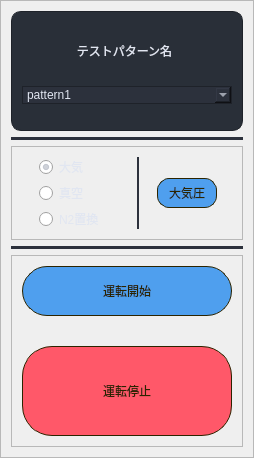
               <widget class="QWidget" name="page_AutoOperate">
                <layout class="QGridLayout" name="gridLayout_15">
                 <property name="leftMargin">
                  <number>0</number>
                 </property>
                 <property name="topMargin">
                  <number>0</number>
                 </property>
                 <property name="rightMargin">
                  <number>0</number>
                 </property>
                 <property name="bottomMargin">
                  <number>0</number>
                 </property>
                 <property name="spacing">
                  <number>0</number>
                 </property>
                 <item row="0" column="0">
                  <widget class="QFrame" name="frame_8">
                   <property name="minimumSize">
                    <size>
                     <width>0</width>
                     <height>0</height>
                    </size>
                   </property>
                   <property name="frameShape">
                    <enum>QFrame::StyledPanel</enum>
                   </property>
                   <property name="frameShadow">
                    <enum>QFrame::Raised</enum>
                   </property>
                   <layout class="QGridLayout" name="gridLayout_16">
                    <property name="leftMargin">
                     <number>10</number>
                    </property>
                    <property name="topMargin">
                     <number>10</number>
                    </property>
                    <property name="rightMargin">
                     <number>10</number>
                    </property>
                    <property name="bottomMargin">
                     <number>10</number>
                    </property>
                    <property name="spacing">
                     <number>6</number>
                    </property>
                    <item row="3" column="0">
                     <widget class="QLabel" name="label_11">
                      <property name="minimumSize">
                       <size>
                        <width>0</width>
                        <height>3</height>
                       </size>
                      </property>
                      <property name="maximumSize">
                       <size>
                        <width>16777215</width>
                        <height>3</height>
                       </size>
                      </property>
                      <property name="styleSheet">
                       <string notr="true">background-color: rgb(44, 49, 60);
border:none;</string>
                      </property>
                      <property name="text">
                       <string/>
                      </property>
                     </widget>
                    </item>
                    <item row="2" column="0">
                     <widget class="QFrame" name="frame_5">
                      <property name="minimumSize">
                       <size>
                        <width>0</width>
                        <height>90</height>
                       </size>
                      </property>
                      <property name="maximumSize">
                       <size>
                        <width>16777215</width>
                        <height>16777215</height>
                       </size>
                      </property>
                      <property name="styleSheet">
                       <string notr="true"/>
                      </property>
                      <property name="frameShape">
                       <enum>QFrame::StyledPanel</enum>
                      </property>
                      <property name="frameShadow">
                       <enum>QFrame::Raised</enum>
                      </property>
                      <layout class="QGridLayout" name="gridLayout_11">
                       <property name="leftMargin">
                        <number>10</number>
                       </property>
                       <property name="topMargin">
                        <number>10</number>
                       </property>
                       <property name="rightMargin">
                        <number>10</number>
                       </property>
                       <property name="bottomMargin">
                        <number>10</number>
                       </property>
                       <property name="spacing">
                        <number>6</number>
                       </property>
                       <item row="1" column="0">
                        <widget class="QRadioButton" name="radioButton_6">
                         <property name="minimumSize">
                          <size>
                           <width>85</width>
                           <height>20</height>
                          </size>
                         </property>
                         <property name="maximumSize">
                          <size>
                           <width>85</width>
                           <height>20</height>
                          </size>
                         </property>
                         <property name="styleSheet">
                          <string notr="true">font: 12px &quot;游ゴシック&quot;;
color: rgb(225, 230, 241);
padding-left:5px;
min-width:80;
max-width:80;</string>
                         </property>
                         <property name="text">
                          <string>真空</string>
                         </property>
                        </widget>
                       </item>
                       <item row="0" column="0">
                        <widget class="QRadioButton" name="radioButton_5">
                         <property name="minimumSize">
                          <size>
                           <width>85</width>
                           <height>20</height>
                          </size>
                         </property>
                         <property name="maximumSize">
                          <size>
                           <width>85</width>
                           <height>20</height>
                          </size>
                         </property>
                         <property name="styleSheet">
                          <string notr="true">font: 12px &quot;游ゴシック&quot;;
color: rgb(225, 230, 241);
padding-left:5px;
min-width:80;
max-width:80;</string>
                         </property>
                         <property name="text">
                          <string>大気</string>
                         </property>
                         <property name="checkable">
                          <bool>true</bool>
                         </property>
                         <property name="checked">
                          <bool>true</bool>
                         </property>
                        </widget>
                       </item>
                       <item row="2" column="0" alignment="Qt::AlignHCenter">
                        <widget class="QRadioButton" name="radioButton_7">
                         <property name="minimumSize">
                          <size>
                           <width>85</width>
                           <height>20</height>
                          </size>
                         </property>
                         <property name="maximumSize">
                          <size>
                           <width>85</width>
                           <height>20</height>
                          </size>
                         </property>
                         <property name="styleSheet">
                          <string notr="true">font: 12px &quot;游ゴシック&quot;;
color: rgb(225, 230, 241);
padding-left:5px;
min-width:80;
max-width:80;</string>
                         </property>
                         <property name="text">
                          <string>N2置換</string>
                         </property>
                        </widget>
                       </item>
                       <item row="0" column="1" rowspan="3">
                        <widget class="QLabel" name="label_14">
                         <property name="minimumSize">
                          <size>
                           <width>2</width>
                           <height>0</height>
                          </size>
                         </property>
                         <property name="maximumSize">
                          <size>
                           <width>2</width>
                           <height>16777215</height>
                          </size>
                         </property>
                         <property name="styleSheet">
                          <string notr="true">background-color: rgb(44, 49, 60);</string>
                         </property>
                         <property name="text">
                          <string/>
                         </property>
                        </widget>
                       </item>
                       <item row="0" column="2" rowspan="3">
                        <widget class="QPushButton" name="pushButton_2">
                         <property name="minimumSize">
                          <size>
                           <width>60</width>
                           <height>30</height>
                          </size>
                         </property>
                         <property name="maximumSize">
                          <size>
                           <width>60</width>
                           <height>30</height>
                          </size>
                         </property>
                         <property name="tabletTracking">
                          <bool>false</bool>
                         </property>
                         <property name="styleSheet">
                          <string notr="true">QPushButton {
	color: rgb(44, 36, 0);
	font: 15px  &quot;游ゴシック&quot;;
	background-color: rgb(255, 65, 182);
	background-color: rgb(79, 159, 238);
	border-width: 1px;
	border-style: solid;
	border-radius: 12px;
}
QPushButton:hover {
	background-color: rgb(109, 182, 238);
}

QPushButton:pressed {
	background-color: rgb(69, 140, 207);
}</string>
                         </property>
                         <property name="text">
                          <string>大気圧</string>
                         </property>
                        </widget>
                       </item>
                      </layout>
                     </widget>
                    </item>
                    <item row="4" column="0" alignment="Qt::AlignBottom">
                     <widget class="QFrame" name="frame_4">
                      <property name="minimumSize">
                       <size>
                        <width>0</width>
                        <height>0</height>
                       </size>
                      </property>
                      <property name="maximumSize">
                       <size>
                        <width>16777215</width>
                        <height>16777215</height>
                       </size>
                      </property>
                      <property name="layoutDirection">
                       <enum>Qt::LeftToRight</enum>
                      </property>
                      <property name="frameShape">
                       <enum>QFrame::StyledPanel</enum>
                      </property>
                      <property name="frameShadow">
                       <enum>QFrame::Raised</enum>
                      </property>
                      <layout class="QGridLayout" name="gridLayout_13">
                       <property name="leftMargin">
                        <number>10</number>
                       </property>
                       <property name="topMargin">
                        <number>10</number>
                       </property>
                       <property name="rightMargin">
                        <number>10</number>
                       </property>
                       <property name="bottomMargin">
                        <number>10</number>
                       </property>
                       <property name="horizontalSpacing">
                        <number>6</number>
                       </property>
                       <property name="verticalSpacing">
                        <number>30</number>
                       </property>
                       <item row="0" column="0">
                        <widget class="QPushButton" name="pushButton">
                         <property name="minimumSize">
                          <size>
                           <width>210</width>
                           <height>50</height>
                          </size>
                         </property>
                         <property name="maximumSize">
                          <size>
                           <width>210</width>
                           <height>50</height>
                          </size>
                         </property>
                         <property name="layoutDirection">
                          <enum>Qt::LeftToRight</enum>
                         </property>
                         <property name="styleSheet">
                          <string notr="true">QPushButton {
	color: rgb(44, 36, 0);
	font: 30px  &quot;游ゴシック&quot;;
	background-color: rgb(79, 159, 238);
	border-width: 1px;
	border-style: solid;
	border-radius: 25px;
}
QPushButton:hover {
	background-color: rgb(109, 182, 238);
}

QPushButton:pressed {
	background-color: rgb(69, 140, 207);
}</string>
                         </property>
                         <property name="text">
                          <string>運転開始</string>
                         </property>
                         <property name="autoRepeatInterval">
                          <number>100</number>
                         </property>
                        </widget>
                       </item>
                       <item row="1" column="0">
                        <widget class="QPushButton" name="pushButton_4">
                         <property name="minimumSize">
                          <size>
                           <width>210</width>
                           <height>90</height>
                          </size>
                         </property>
                         <property name="maximumSize">
                          <size>
                           <width>210</width>
                           <height>90</height>
                          </size>
                         </property>
                         <property name="styleSheet">
                          <string notr="true">QPushButton {
	color: rgb(44, 36, 0);
	font: 30px  &quot;游ゴシック&quot;;
	background-color: rgb(255, 88, 105);
	border-width: 1px;
	border-style: solid;
	border-radius: 30px;
}
QPushButton:hover {
	background-color: rgb(255, 124, 163);
	border-width: 1px;
	border-style: solid;
	border-radius: 30px;
}

QPushButton:pressed {
	background-color: rgb(220, 37, 95);
	border-width: 1px;
	border-style: solid;
	border-radius: 30px;
}</string>
                         </property>
                         <property name="text">
                          <string>運転停止</string>
                         </property>
                        </widget>
                       </item>
                      </layout>
                     </widget>
                    </item>
                    <item row="1" column="0">
                     <widget class="QLabel" name="label_15">
                      <property name="minimumSize">
                       <size>
                        <width>0</width>
                        <height>3</height>
                       </size>
                      </property>
                      <property name="maximumSize">
                       <size>
                        <width>16777215</width>
                        <height>3</height>
                       </size>
                      </property>
                      <property name="styleSheet">
                       <string notr="true">background-color: rgb(44, 49, 60);
border:none;</string>
                      </property>
                      <property name="text">
                       <string/>
                      </property>
                     </widget>
                    </item>
                    <item row="0" column="0" alignment="Qt::AlignVCenter">
                     <widget class="QFrame" name="frame_6">
                      <property name="minimumSize">
                       <size>
                        <width>0</width>
                        <height>120</height>
                       </size>
                      </property>
                      <property name="maximumSize">
                       <size>
                        <width>16777215</width>
                        <height>16777215</height>
                       </size>
                      </property>
                      <property name="styleSheet">
                       <string notr="true">background-color: rgb(41, 47, 56);
border-color: rgb(30, 34, 41);
border-width: 1px;
border-style: solid;
border-radius: 10px;</string>
                      </property>
                      <property name="frameShape">
                       <enum>QFrame::StyledPanel</enum>
                      </property>
                      <property name="frameShadow">
                       <enum>QFrame::Raised</enum>
                      </property>
                      <layout class="QGridLayout" name="gridLayout_12">
                       <property name="leftMargin">
                        <number>10</number>
                       </property>
                       <property name="topMargin">
                        <number>10</number>
                       </property>
                       <property name="rightMargin">
                        <number>10</number>
                       </property>
                       <property name="bottomMargin">
                        <number>10</number>
                       </property>
                       <item row="0" column="0">
                        <widget class="QLabel" name="label_16">
                         <property name="minimumSize">
                          <size>
                           <width>0</width>
                           <height>30</height>
                          </size>
                         </property>
                         <property name="maximumSize">
                          <size>
                           <width>16777215</width>
                           <height>30</height>
                          </size>
                         </property>
                         <property name="styleSheet">
                          <string notr="true">font: 20px &quot;游ゴシック&quot;;
color: rgb(225, 230, 241);
padding-right:5px;
border:none;

</string>
                         </property>
                         <property name="text">
                          <string>テストパターン名</string>
                         </property>
                         <property name="alignment">
                          <set>Qt::AlignCenter</set>
                         </property>
                        </widget>
                       </item>
                       <item row="1" column="0">
                        <widget class="QComboBox" name="comboBox_3">
                         <property name="minimumSize">
                          <size>
                           <width>0</width>
                           <height>0</height>
                          </size>
                         </property>
                         <property name="maximumSize">
                          <size>
                           <width>16777215</width>
                           <height>16777215</height>
                          </size>
                         </property>
                         <property name="baseSize">
                          <size>
                           <width>0</width>
                           <height>30</height>
                          </size>
                         </property>
                         <property name="styleSheet">
                          <string notr="true">background-color: rgb(44, 49, 60);
font: 14px &quot;游ゴシック&quot;;
color: rgb(225, 230, 241);
border-width: 1px;
border-style: solid;
border-radius: 0px;</string>
                         </property>
                         <property name="currentIndex">
                          <number>0</number>
                         </property>
                         <item>
                          <property name="text">
                           <string>pattern1</string>
                          </property>
                         </item>
                         <item>
                          <property name="text">
                           <string>pattern2</string>
                          </property>
                         </item>
                        </widget>
                       </item>
                      </layout>
                     </widget>
                    </item>
                   </layout>
                  </widget>
                 </item>
                </layout>
               </widget>
